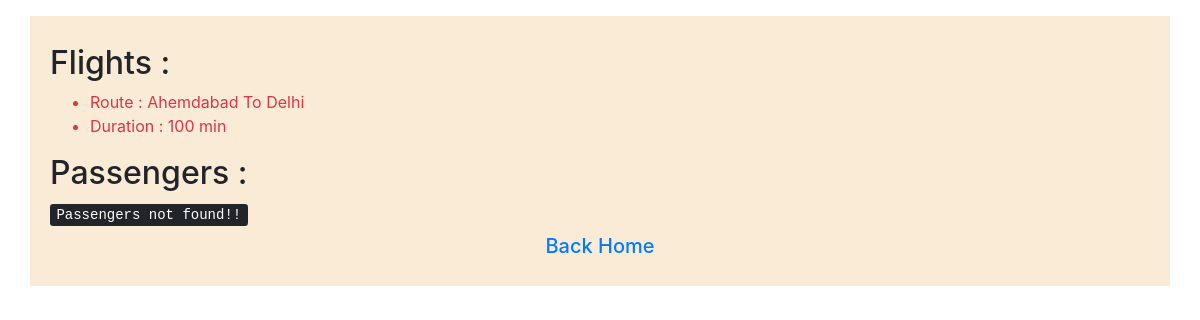
/gflight/7, run on the app's committed database.
### models.py (models this page shows)
class Flight(db.Model):
    __tablename__ = "flights"
    id = db.Column(db.Integer, primary_key = True)
    origin = db.Column(db.String, nullable = False)
    destination = db.Column(db.String, nullable = False)
    duration = db.Column(db.Integer, nullable = False)

### Application.py (the view)
@app.route('/gflight/<id_>')
def getFlight(id_):
    id_ = int(id_)
    flight = Flight.query.get(id_)
    if flight is not None:
        passenger = Passenger.query.filter_by(flight_id = id_).all()
        return render_template('getFlights.html',flight=flight,passengers=passenger)
    else:
        return render_template('error.html',error=["Flight is not exists!!"],success=[],curl=url_for('addFlight'))

### templates/getFlights.html (shortened to what this page needs)
{% extends 'masterLayouts.html' %}
{% block body %}
    <h2>Flights : </h2>
    <ul class="text-danger">
        <li>Route : {{ flight.origin }} To {{ flight.destination }}</li>
        <li>Duration : {{ flight.duration }} min</li>
    </ul>
    <h2>Passengers : </h2>
    {% if passengers|length != 0 %}
    <ul class="text-success">
        {% for passenger in passengers %}
            <li>{{ passenger.name }}</li>
        {% endfor %}
    </ul>
    {% else %}
        <kbd>Passengers not found!!</kbd>
    {% endif %}
{% endblock %}
{% block plink %}<a href="{{ url_for('addFlight') }}">Back</a>{% endblock %}
{% block gotohome %}<a href="{{ url_for('index') }}">Home</a>{% endblock %}

### data on the page
Flight: origin "Ahemdabad", destination "Delhi", duration "100"
